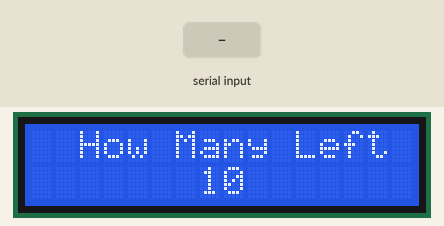
Bench run of a sketch on a simulated Arduino Uno, built with avr-gcc and run on an emulated ATmega328P. Shown: 16×2 character LCD. The test bench sets the inputs (shaded band). What the sketch prints to the serial monitor is not drawn.

Above: at 1.2 s.
1.3 s: "o" received over Serial
At 1.9 s:
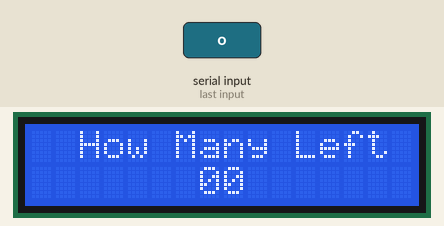
At 2.4 s:
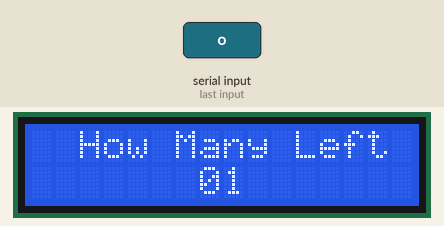
Timing chart, 0 to 4.3 s (numbered marks = the images above; inputs shaded):
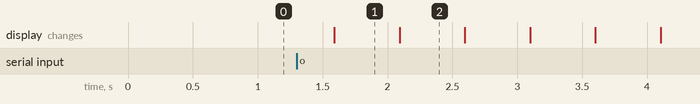

The sketch:

LCD_Counter.ino
```cpp
#include <LiquidCrystal.h>

#include <LiquidCrystal_I2C.h>
LiquidCrystal_I2C lcd(0x27,16,2);
int c=10,value;
//
void setup(){
  lcd.init();
  lcd.backlight();
  lcd.setCursor(2,0); lcd.print("How Many Left");
  Serial.begin(9600);
  Serial.println("Welcome!Arduino Uno Serial Test Program..");
  Serial.print("ECHO>>");
}
//
void loop(){
  if(Serial.available()){ value=Serial.read(); }
  if(value=='o'){ if(++c>10)c=0; }
  if(value=='x'){ if(--c<0)c=10; }
  Serial.println(c);
  lcd.setCursor(7,1);
  if(c<10)lcd.print(0); // if(c<10)lcd.print(" ");
  lcd.print(c);
  delay(500);
}
```

Measured:
- after the input at 1.3 s, the display: changes after 0.29 s (image 1)
- what the display in image 1 shows lasts 0.5 s, from 1.6 s to 2.1 s
